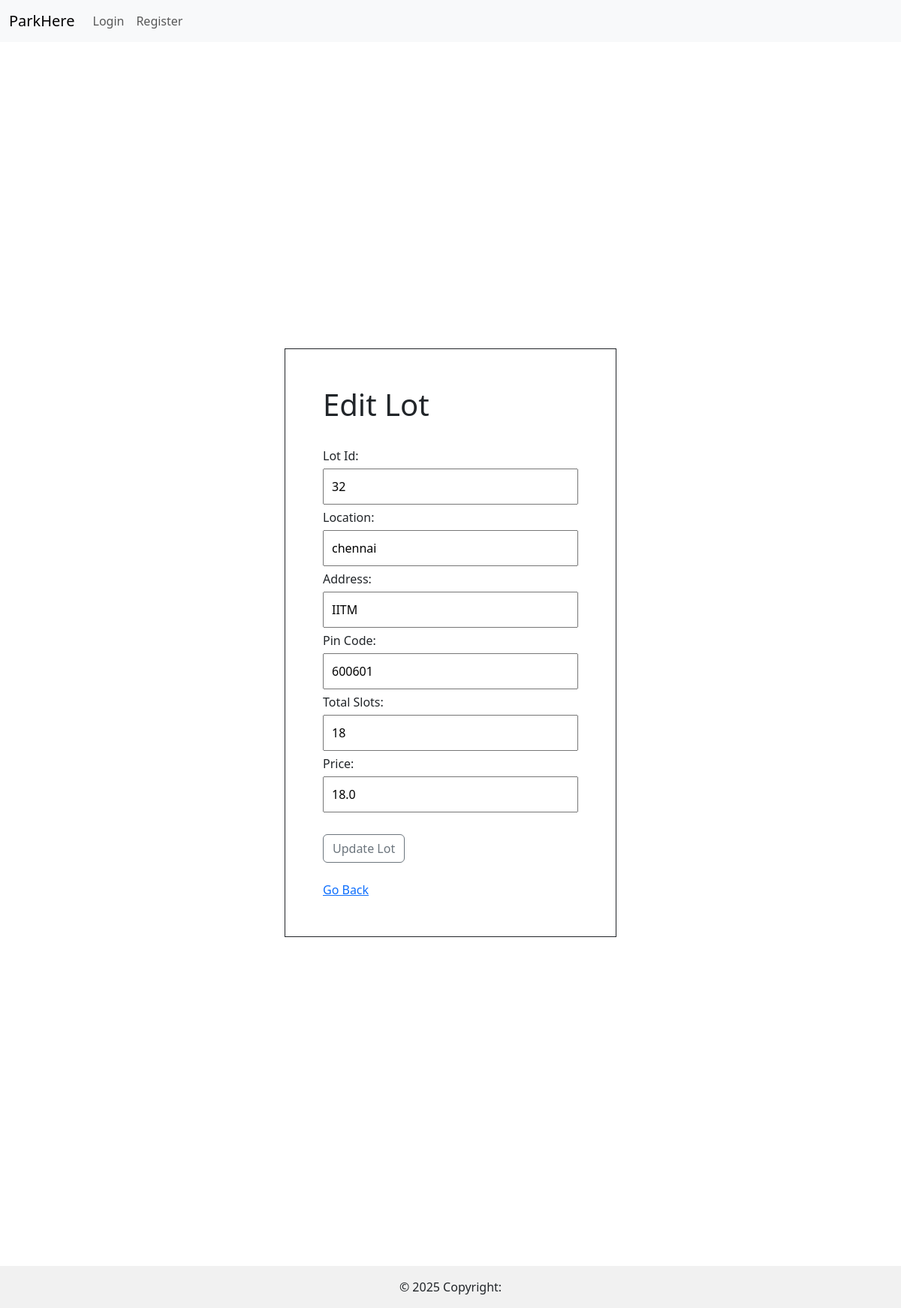
The page /edit_lot/32 on the database its author committed.
### controller/models.py (models this page shows)
class ParkingLot(db.Model):
    __tablename__='parking_lot'
    id = db.Column(db.Integer(), primary_key=True, autoincrement=True)
    lot_name = db.Column(db.String(60), nullable=True)
    location = db.Column(db.String(100), nullable=True)
    pin_code = db.Column(db.String(10), nullable=False)
    price = db.Column(db.Float, nullable=False)
    address = db.Column(db.String(200), nullable=True)
    total_slots = db.Column(db.Integer(), nullable=False)
    available_slots = db.Column(db.Integer(),default=0)

### controller/all_routes.py (the view, shortened to what this page needs)
@app.route('/edit_lot/<int:id>', methods=['GET', 'POST'])
def edit_lot(id):
    lot = ParkingLot.query.get_or_404(id)
    return render_template('edit_lot.html', lot=lot)

### templates/edit_lot.html (shortened to what this page needs)
{% extends 'base.html' %}
{% block content %}
<div id="add_lot">
    <div class="box">
        <h1>Edit Lot</h1><br>
        <form action="{{ url_for('edit_lot', id=lot.id) }}" method="post">
            <label for="id">Lot Id:</label>
            <input type="text" name="id" id="id" placeholder="Enter Lot Id" required value="{{ lot.id }}">
            <br>
            <label for="location">Location:</label>
            <input type="text" id="location" name="location" placeholder="location" required value="{{ lot.location }}">
            <br>
            <label for="address">Address:</label>
            <input type="text" id="address" name="address" placeholder="Enter Address" required value="{{ lot.address }}">
            <br>
            <label for="pin_code">Pin Code:</label>
            <input type="text" id="pin_code" name="pin_code" placeholder="Enter Pin Code" value="{{ lot.pin_code }}"><br>
            <label for="total_slots">Total Slots:</label>
            <input type="text" id="total_slots" name="total_slots" placeholder="Enter total number of slots" value="{{ lot.total_slots }}"><br>
            <label for="price">Price:</label>
            <input type="text" id="price" name="price" placeholder="Enter the price" value="{{ lot.price }}"><br><br>
            <button type="submit" class="btn btn-outline-secondary">Update Lot</button>
        </form>
        <br>
        <a href="/dashboard">Go Back</a>
    </div>
</div>
{% endblock %}

### static/style.css (style rules this page uses)
* { margin: 0; padding: 0; }
#add_lot { display: flex; justify-content: center; align-items: center; height: 200vh; }
.box { padding: 50px; border: 1px, solid; }
input { width: 100%; padding: 10px; margin: 5px 0; box-sizing: border-box; }
button { padding: 3px 10px; cursor: pointer; }

### rows shown on the page
ParkingLot: id "32", location "chennai", address "IITM", pin_code "600601", total_slots "18", price "18.0"
